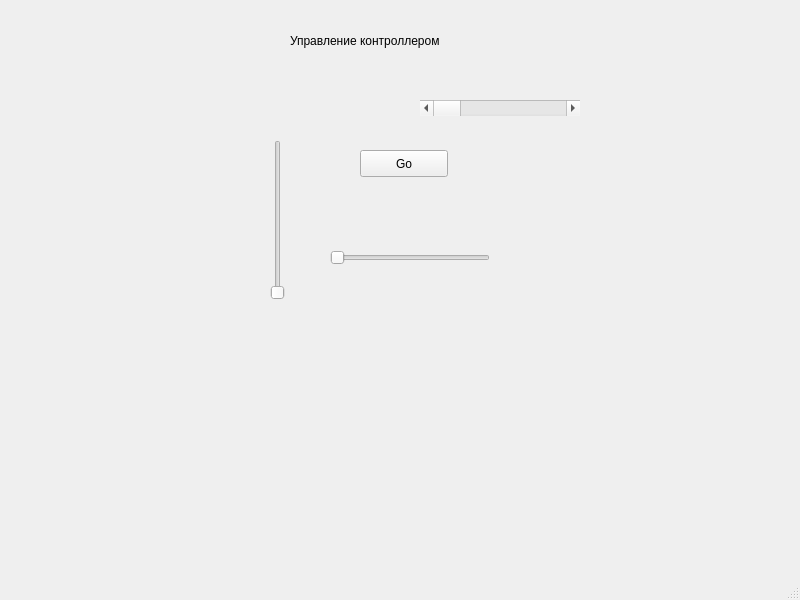
<?xml version="1.0" encoding="UTF-8"?>
<ui version="4.0">
 <class>MainWindow</class>
 <widget class="QMainWindow" name="MainWindow">
  <property name="geometry">
   <rect>
    <x>0</x>
    <y>0</y>
    <width>800</width>
    <height>600</height>
   </rect>
  </property>
  <property name="windowTitle">
   <string>MainWindow</string>
  </property>
  <widget class="QWidget" name="centralwidget">
   <widget class="QLabel" name="label">
    <property name="geometry">
     <rect>
      <x>290</x>
      <y>20</y>
      <width>231</width>
      <height>41</height>
     </rect>
    </property>
    <property name="text">
     <string>Управление контроллером</string>
    </property>
   </widget>
   <widget class="QPushButton" name="Go">
    <property name="geometry">
     <rect>
      <x>360</x>
      <y>150</y>
      <width>88</width>
      <height>27</height>
     </rect>
    </property>
    <property name="text">
     <string>Go</string>
    </property>
   </widget>
   <widget class="QSlider" name="verticalSlider">
    <property name="geometry">
     <rect>
      <x>270</x>
      <y>140</y>
      <width>16</width>
      <height>160</height>
     </rect>
    </property>
    <property name="orientation">
     <enum>Qt::Vertical</enum>
    </property>
   </widget>
   <widget class="QSlider" name="horizontalSlider">
    <property name="geometry">
     <rect>
      <x>330</x>
      <y>250</y>
      <width>160</width>
      <height>16</height>
     </rect>
    </property>
    <property name="orientation">
     <enum>Qt::Horizontal</enum>
    </property>
   </widget>
   <widget class="QScrollBar" name="horizontalScrollBar">
    <property name="geometry">
     <rect>
      <x>420</x>
      <y>100</y>
      <width>160</width>
      <height>16</height>
     </rect>
    </property>
    <property name="orientation">
     <enum>Qt::Horizontal</enum>
    </property>
   </widget>
  </widget>
  <widget class="QMenuBar" name="menubar">
   <property name="geometry">
    <rect>
     <x>0</x>
     <y>0</y>
     <width>800</width>
     <height>18</height>
    </rect>
   </property>
  </widget>
  <widget class="QStatusBar" name="statusbar"/>
 </widget>
 <resources/>
 <connections/>
</ui>
